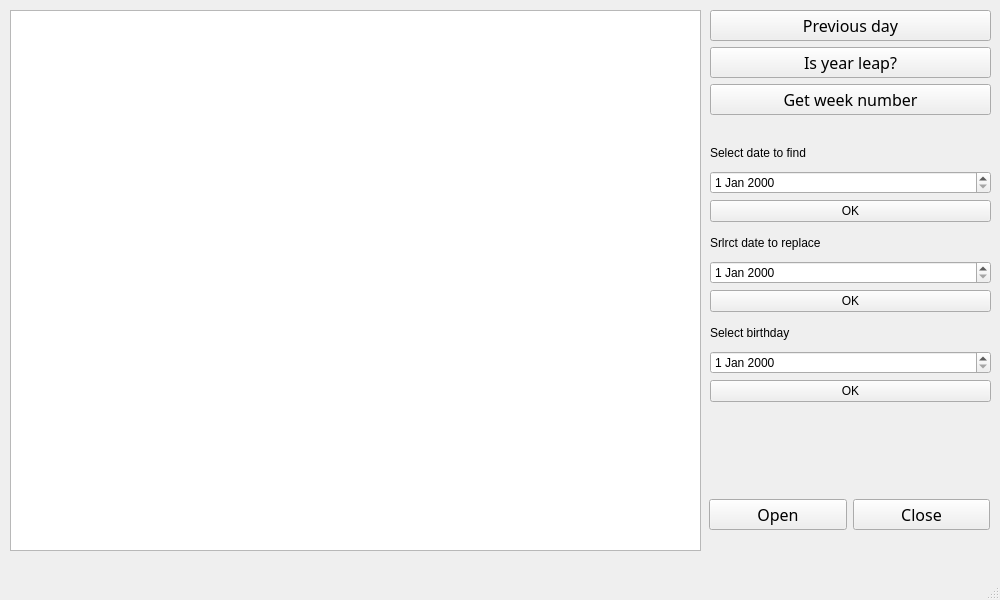
<?xml version="1.0" encoding="UTF-8"?>
<ui version="4.0">
 <class>MainWindow</class>
 <widget class="QMainWindow" name="MainWindow">
  <property name="geometry">
   <rect>
    <x>0</x>
    <y>0</y>
    <width>1000</width>
    <height>600</height>
   </rect>
  </property>
  <property name="windowTitle">
   <string>MainWindow</string>
  </property>
  <widget class="QWidget" name="centralwidget">
   <widget class="QTableView" name="tableView">
    <property name="geometry">
     <rect>
      <x>10</x>
      <y>10</y>
      <width>691</width>
      <height>541</height>
     </rect>
    </property>
   </widget>
   <widget class="QWidget" name="horizontalLayoutWidget">
    <property name="geometry">
     <rect>
      <x>709</x>
      <y>489</y>
      <width>281</width>
      <height>51</height>
     </rect>
    </property>
    <layout class="QHBoxLayout" name="horizontalLayout">
     <item>
      <widget class="QPushButton" name="pushButton">
       <property name="font">
        <font>
         <family>Source Sans Pro Light</family>
         <pointsize>12</pointsize>
        </font>
       </property>
       <property name="text">
        <string>Open</string>
       </property>
      </widget>
     </item>
     <item>
      <widget class="QPushButton" name="pushButton_2">
       <property name="font">
        <font>
         <family>Source Sans Pro Light</family>
         <pointsize>12</pointsize>
         <italic>false</italic>
        </font>
       </property>
       <property name="text">
        <string>Close</string>
       </property>
      </widget>
     </item>
    </layout>
   </widget>
   <widget class="QWidget" name="verticalLayoutWidget">
    <property name="geometry">
     <rect>
      <x>710</x>
      <y>10</y>
      <width>281</width>
      <height>107</height>
     </rect>
    </property>
    <layout class="QVBoxLayout" name="verticalLayout">
     <item>
      <widget class="QPushButton" name="pushButton_3">
       <property name="font">
        <font>
         <family>Source Sans Pro Light</family>
         <pointsize>12</pointsize>
        </font>
       </property>
       <property name="text">
        <string>Previous day</string>
       </property>
      </widget>
     </item>
     <item>
      <widget class="QPushButton" name="pushButton_4">
       <property name="font">
        <font>
         <family>Source Sans Pro Light</family>
         <pointsize>12</pointsize>
        </font>
       </property>
       <property name="text">
        <string>Is year leap?</string>
       </property>
      </widget>
     </item>
     <item>
      <widget class="QPushButton" name="pushButton_5">
       <property name="font">
        <font>
         <family>Source Sans Pro Light</family>
         <pointsize>12</pointsize>
        </font>
       </property>
       <property name="text">
        <string>Get week number</string>
       </property>
      </widget>
     </item>
    </layout>
   </widget>
   <widget class="QWidget" name="verticalLayoutWidget_2">
    <property name="geometry">
     <rect>
      <x>710</x>
      <y>140</y>
      <width>281</width>
      <height>82</height>
     </rect>
    </property>
    <layout class="QVBoxLayout" name="verticalLayout_2">
     <item>
      <widget class="QLabel" name="label">
       <property name="text">
        <string>Select date to find</string>
       </property>
      </widget>
     </item>
     <item>
      <widget class="QDateEdit" name="dateEdit"/>
     </item>
     <item>
      <widget class="QPushButton" name="pushButton_6">
       <property name="text">
        <string>OK</string>
       </property>
      </widget>
     </item>
    </layout>
   </widget>
   <widget class="QWidget" name="verticalLayoutWidget_3">
    <property name="geometry">
     <rect>
      <x>710</x>
      <y>230</y>
      <width>281</width>
      <height>82</height>
     </rect>
    </property>
    <layout class="QVBoxLayout" name="verticalLayout_3">
     <item>
      <widget class="QLabel" name="label_2">
       <property name="text">
        <string>Srlrct date to replace</string>
       </property>
      </widget>
     </item>
     <item>
      <widget class="QDateEdit" name="dateEdit_2"/>
     </item>
     <item>
      <widget class="QPushButton" name="pushButton_7">
       <property name="text">
        <string>OK</string>
       </property>
      </widget>
     </item>
    </layout>
   </widget>
   <widget class="QWidget" name="verticalLayoutWidget_5">
    <property name="geometry">
     <rect>
      <x>710</x>
      <y>320</y>
      <width>281</width>
      <height>82</height>
     </rect>
    </property>
    <layout class="QVBoxLayout" name="verticalLayout_5">
     <item>
      <widget class="QLabel" name="label_3">
       <property name="text">
        <string>Select birthday</string>
       </property>
      </widget>
     </item>
     <item>
      <widget class="QDateEdit" name="dateEdit_3"/>
     </item>
     <item>
      <widget class="QPushButton" name="pushButton_8">
       <property name="text">
        <string>OK</string>
       </property>
      </widget>
     </item>
    </layout>
   </widget>
  </widget>
  <widget class="QMenuBar" name="menubar">
   <property name="geometry">
    <rect>
     <x>0</x>
     <y>0</y>
     <width>1000</width>
     <height>22</height>
    </rect>
   </property>
  </widget>
  <widget class="QStatusBar" name="statusbar"/>
 </widget>
 <resources/>
 <connections/>
</ui>
